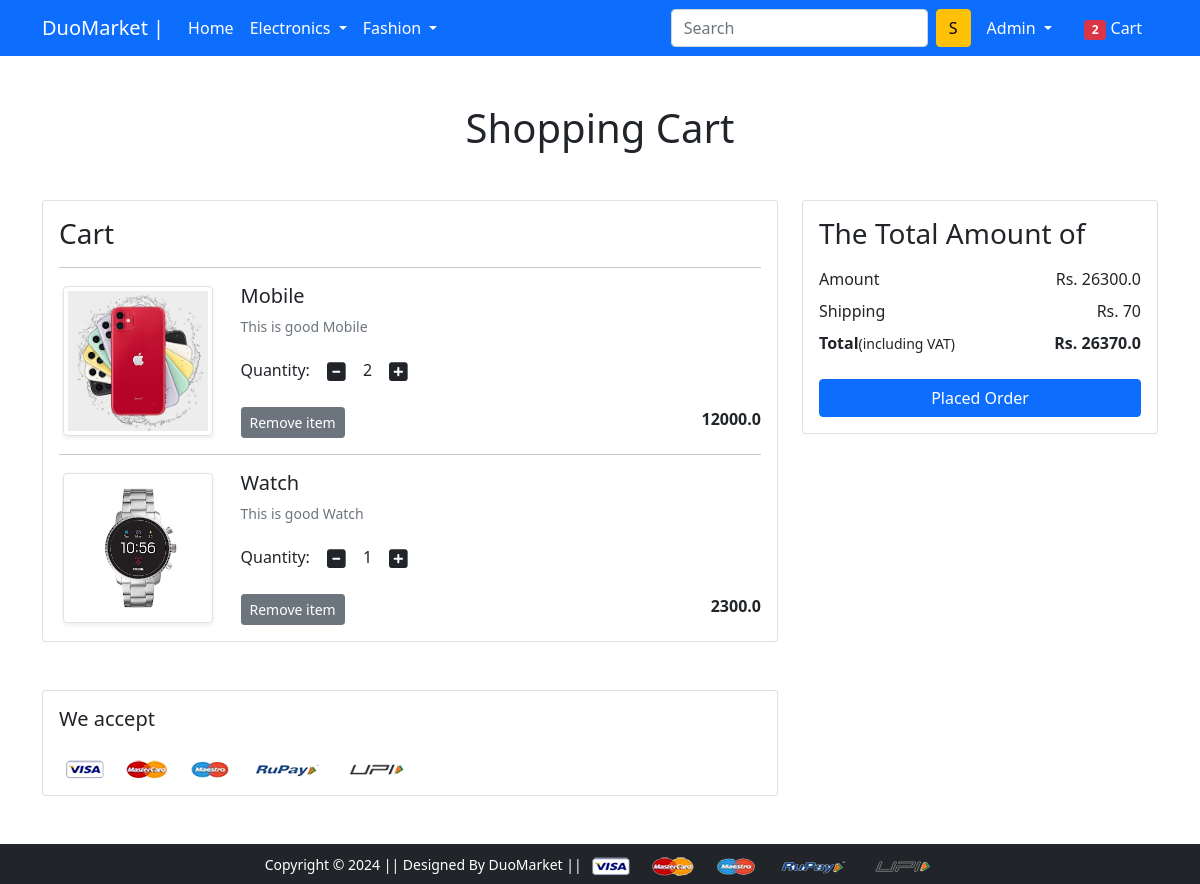
The app's page /show-cart/ (signed in) with its own data.
### app/models.py (models this page shows, shortened)
class Cart(models.Model):
    user=models.ForeignKey(User,on_delete=models.CASCADE)
    product=models.ForeignKey(Product,on_delete=models.CASCADE)
    quantity=models.PositiveIntegerField(default=1)

class Product(models.Model):
    title=models.CharField(max_length=100)
    selling_price=models.FloatField()
    discounted_Price=models.FloatField()
    description=models.TextField()
    brand=models.CharField(max_length=100)
    category=models.CharField(choices=CATEGORY_CHOICES,max_length=2)
    product_image=models.ImageField(upload_to='productimg')

### app/views.py (the view)
# urls.py: path('show-cart/', views.show_cart, name='show_cart'),
@login_required
def show_cart(request):
  if request.user.is_authenticated:
    user=request.user
    cart=Cart.objects.filter(user=user)
    amount=0.0
    shipping_amount=70.0
    total_amount=0.0
    cart_product=[p for p in Cart.objects.all() if p.user==user ]
    if cart_product:
      for p in cart_product:
        tempamount=(p.quantity*p.product.discounted_Price)
        amount+=tempamount
      total_amount=amount+shipping_amount
    totalitem=0
    if request.user.is_authenticated:
      totalitem=len(Cart.objects.filter(user=request.user))
      return render(request, 'app/addtocart.html',{'carts':cart,'total_amount':total_amount,'amount':amount,'totalitem':totalitem})
    else:
      return render(request,'app/emptycart.html ')

### app/templates/app/addtocart.html (shortened to what this page needs)
{% extends 'app/base.html' %}
{% load static %}
{% block main-content %}
<div class="container my-5">
  <div class="row">
    <h1 class="text-center mb-5">Shopping Cart</h1>
    <div class="col-sm-8">
      <div class="card">
        <div class="card-body">
          <h3>Cart</h3>
          {% for cart in carts %}
          <hr>
          <div class="row">
            <div class="col-sm-3 text-center align-self-center"><img src="{{cart.product.product_image.url}}" alt=""
                srcset="" class="img-fluid img-thumbnail shadow-sm" height="150" width="150"> </div>
            <div class="col-sm-9">
              <div>
                <h5>{{cart.product.title}}</h5>
                <p class="mb-2 text-muted small">{{cart.product.description}}</p>
                <div class="my-3">
                  <label for="quantity">Quantity:</label>
                  <a class="minus-cart btn" pid="{{cart.product.id}}"><i class="fas fa-minus-square fa-lg"></i></a>
                  <span id="quantity">{{cart.quantity}}</span>
                  <a class="plus-cart btn" pid="{{cart.product.id}}"><i class="fas fa-plus-square fa-lg"></i></a>
                </div>
                <div class="d-flex justify-content-between">
                  <a href="" class="btn btn-sm btn-secondary mr-3 remove-cart" pid="{{cart.product.id}}">Remove item </a>
                  <p class="mb-0"><span><strong id="   ">{{cart.product.discounted_Price}}</strong></span></p>
                </div>
              </div>
            </div>
          </div>
          {% endfor %}
        </div>
      </div>
    </div>
    <div class="col-sm-4">
      <div class="card">
    <div class="card-body">
      <h3>The Total Amount of</h3>
      <ul class="list-group">
        <li class="list-group-item d-flex justify-content-between align-items-center border-0 px-0 pb-0">Amount
          <span>Rs. <span id="amount">{{amount}}</span><span></li>
        <li class="list-group-item d-flex justify-content-between align-items-center border-0 px-0 pb-0">
          Shipping<span>Rs. 70 <span></li>
            <li class="list-group-item d-flex justify-content-between align-items-center border-0 px-0 mb-3">
              <div><strong>Total</strong><small>(including VAT)</small></div>
              <span><strong>Rs. <strong id="total_amount">{{total_amount}}</strong> </strong></span>
            </li>
          </ul>
           <div class="d-grid"><a href="{% url 'checkout' %}" class="btn btn-primary">Placed Order</a></div>
        </div>
      </div>
    </div>
  </div>
  </div>
<div class="container">
  <div class="row">
    <div class="col-sm-8">
      <div class="card">
        <div class="card-body">
          <h5 class="mb-4">We accept</h5>
          <img src="{% static 'app/images/payment.png' %}" alt="" class="img-fluid">
        </div>
      </div>
    </div>
  </div>
</div>
{% endblock main-content %}

### app/templates/app/base.html (shortened to what this page needs)
<!doctype html>
{% load static %}
<html lang="en">
  <head>
    <link href="https://cdn.jsdelivr.net/npm/bootstrap@5.0.0-beta1/dist/css/bootstrap.min.css" rel="stylesheet">
    <link rel="stylesheet" href="{% static 'app/css/owl.carousel.min.css' %}">
    <link rel="stylesheet" href="{% static 'app/css/all.min.css' %}">
    <link rel="stylesheet" href="{% static 'app/css/style.css' %}">
  </head>
  <body>
    <nav class="navbar navbar-expand-lg navbar-dark bg-primary">
     <div class="container">
       <a class="navbar-brand" href="/">DuoMarket |</a>
       <div class="collapse navbar-collapse" id="navbarSupportedContent">
         <ul class="navbar-nav me-auto mb-2 mb-lg-0">
           <li class="nav-item">
             <a class="nav-link active" aria-current="page" href="/">Home</a>
           </li>
           <li class="nav-item dropdown">
             <a class="nav-link dropdown-toggle text-white" href="#" id="electronicsDropdown" role="button" data-bs-toggle="dropdown" aria-expanded="false">
               Electronics
             </a>
           </li>
           <li class="nav-item dropdown">
             <a class="nav-link dropdown-toggle text-white" href="#" id="fashionDropdown" role="button" data-bs-toggle="dropdown" aria-expanded="false">
               Fashion
             </a>
           </li>
         </ul>
         <form class="d-flex">
           <input class="form-control me-2" type="search" placeholder="Search" aria-label="Search">
           <button class="btn btn-warning" type="submit">S</button>
         </form>
         <div>
          <ul class="navbar-nav me-auto mb-2 mb-lg-0">
                {% if request.user.is_authenticated %}
                <li class="nav-item dropdown mx-2">
                   <a class="nav-link dropdown-toggle text-white" href="#" id="profileDropdown" role="button" data-bs-toggle="dropdown"      aria-expanded="false">
                     {{request.user|capfirst}}
                   </a>
                 </li>
                 <li class="nav-item mx-2">
                  <a href="{% url 'show_cart' %}" class="nav-link text-white"><span class="badge bg-danger">{{totalitem}}</span> Cart </a>
                 </li>
                {% endif %}
          </ul>
         </div>
       </div>
     </div>
    </nav>
    {% block main-content %} {% endblock main-content %}
    <footer class="container-fluid bg-dark text-center p-2 mt-5">
        <small class="text-white">Copyright &copy; 2024 || Designed By DuoMarket || </small>
        <img src="{% static 'app/images/payment.png' %}" alt="" srcset="" class="img-fluid" height="2px">
    </footer>
  </body>
</html>

### records on screen
Cart: product.product_image (picture), product "Mobile", product.description "This is good Mobile", quantity "2", product.discounted_Price "12000.0"
Cart: product.product_image (picture), product "Watch", product.description "This is good Watch", quantity "1", product.discounted_Price "2300.0"

### other values on screen
{{ request.user|capfirst }} "Admin"
{{ totalitem }} "2"
{{ amount }} "26300.0"
{{ total_amount }} "26370.0"
